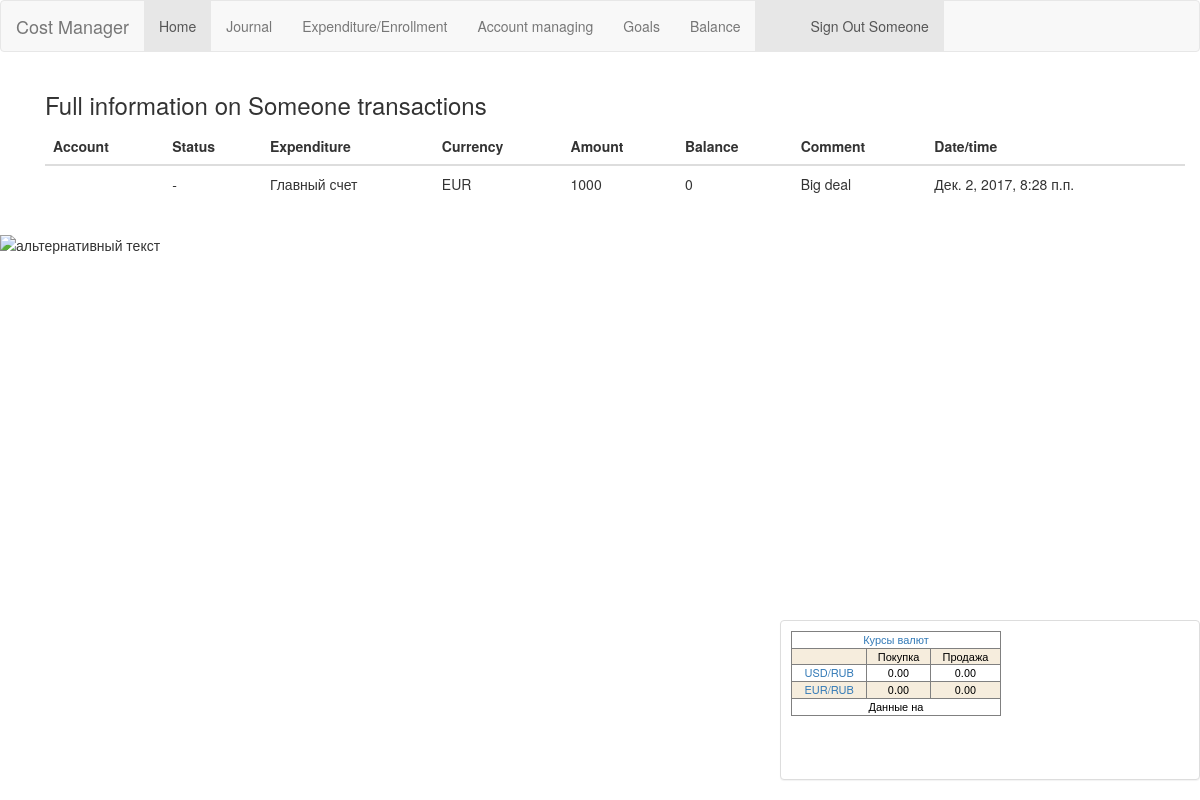
Screenshot of /costmanager/transactions/get/1 (signed in) with the database file from the repository.
### cost_manager/models.py (models this page shows)
class Account_transaction(models.Model):
    class Meta():
        db_table = 'all transaction'
    user = models.ForeignKey(settings.AUTH_USER_MODEL, default=1)
    ACCOUNT_JOURNAL_STATUS = (('+', 'Приход'), ('-', 'Расход'))
    ACCOUNT_TRANSACTION_CURRENCY = (('USD', 'dollars'), ('EUR', 'euro'), ('RUR', 'rubles'))
    TEXT_EXP = "Введите статью расходов или источник дохода"
    account_jornal_status = models.CharField(max_length=10, verbose_name='Operation status:', default='+',choices=ACCOUNT_JOURNAL_STATUS)
    account_transaction_expenditure_name = models.CharField(verbose_name='Expenditure name:',max_length=30,help_text=TEXT_EXP)
    account_transaction_date = models.DateTimeField(verbose_name='Date/time:',default=timezone.now)
    account_transaction_currency = models.CharField(verbose_name='Currency:',max_length=10,default='RUR',choices=ACCOUNT_TRANSACTION_CURRENCY)
    account_transaction_amount = models.IntegerField(verbose_name='Amount:',default=0)
    account_transaction_comment = models.CharField(verbose_name='comment:',max_length=30,default="comment...")
    TEXT_TITLE = "Введите имя счета, например: Основной \n Валютный \n Сберегательный"
    account_title = models.CharField(verbose_name='Account Name:', max_length=30, blank=True, help_text=TEXT_TITLE)
    account_balance = models.IntegerField(verbose_name='Account balance:', default=0)

### cost_manager/views.py (the view)
# urls.py: url(r'^transactions/get/(?P<account_id>\d+)$', views.Journal),
def Journal(request, account_id = 1):
    user_name = auth.get_user(request).get_username()
    selected_bank_account  = Account_transaction.objects.filter(id = account_id)
    args = {}
    args['username'] = user_name
    args['account'] = selected_bank_account
    return render_to_response('Journal.html',args)

### cost_manager/templates/Journal.html (shortened to what this page needs)
{% extends 'main.html' %}
{% block Journal %}
<div class="container">
 <h3>Full information on {{ username }} transactions</h3>
  <table class="table">
    <thead>
      <tr>
        <th>Account</th>
        <th>Status</th>
        <th>Expenditure</th>
        <th>Currency</th>
        <th>Amount</th>
        <th>Balance</th>
        <th>Comment</th>
        <th>Date/time</th>
      </tr>
    </thead>
    <tbody>
          {% for items in account %}
              <tr>
              <td>{{ items.account_title }}</td>
              <td>{{ items.account_jornal_status }}</td>
              <td>{{ items.account_transaction_expenditure_name }}</td>
              <td>{{ items.account_transaction_currency }}</td>
              <td>{{ items.account_transaction_amount }}</td>
              <td>{{ items.account_balance }}</td>
              <td>{{ items.account_transaction_comment }}</td>
              <td>{{ items.account_transaction_date }}</td>
              </tr>
          {% endfor %}
    </tbody>
  </table>
</div>
{% endblock %}

### templates/main.html (shortened to what this page needs)
<!DOCTYPE html>
<html lang="en">
<head>
  <link rel="stylesheet" href="https://maxcdn.bootstrapcdn.com/bootstrap/3.3.7/css/bootstrap.min.css">
</head>
<body>
<nav class="navbar navbar-default">
  <div class="container-fluid">
    <div class="navbar-header">
      <a class="navbar-brand" href="https://www.forbes.com/billionaires/list/">Cost Manager</a>
    </div>
    <ul class="nav navbar-nav">
      <li class="active"><a href="/home/">Home</a></li>
      <li><a href="/accounts/all/">Journal</a></li>
      <li><a href="/1/addPost/1">Expenditure/Enrollment</a></li>
      <li><a href="/create/new/">Account managing</a></li>
      <li><a href="/goals/new/">Goals</a></li>
      <li><a href="/balance/">Balance</a></li>
        {% if username %}
        <li class="active"><a href="/auth/logout/"><ul class="align-right">Sign Out {{ username }}</ul></a></li>
        {% else %}
        <li class="active"><a href="/auth/login/"><ul class="align-right">Login</ul></a></li>
        {% endif %}
    </ul>
  </div>
</nav>
{% if username %}
<div class="container">
{% block Journal %}
{% endblock %}
{% endif %}
</div>
<img src="https://i.pinimg.com/originals/92/6c/d7/926cd75ba73558929e97400fd6c0c223.png" alt="альтернативный текст">
{% if username %}
<div class="panel panel-default" id = "footer" >
<table width="210" border="1" style="border-collapse: collapse; text-align:center; font-size:11px; color:#000000; "><tr bgcolor=""><td height="10" valign="top" colspan="3"><style>A.forexpf_ { text-decoration: none;} A.forexpf_:visited {color: #000000;} </style><a href="http://www.forexpf.ru/" title="Курсы валют" target="_blank" class="forexpf_">Курсы валют</a></td></tr><tr bgcolor="F6EDDD"><td></td><td>Покупка</td><td>Продажа</td></tr><tr bgcolor=""><td><a href="http://www.forexpf.ru/currency_usd.asp" title="Курс доллара" target="_blank" class="forexpf_">USD/RUB</a></td><td id="usdrubbid">0.00</td><td id="usdrubask">0.00</td></tr><tr bgcolor="F6EDDD"><td><a href="http://www.forexpf.ru/currency_eur.asp" title="Курс Евро" target="_blank" class="forexpf_">EUR/RUB</a></td><td id="eurrubbid">0.00</td><td id="eurrubask">0.00</td></tr><tr bgcolor=""><td colspan="3" id="euusrutm">Данные на</td></tr></table><script src="http://informers.forexpf.ru/export/euusrub.js?nc=1"></script>
</div>
{% endif %}
</body>
</html>

### templates/main.html (style rules this page uses)
#footer { position: fixed; right: 0; bottom: 0; padding: 10px; width: 35%; height: 20%; }
A.forexpf_ { text-decoration: none; }

### rows the page displays
Account_transaction: account_jornal_status "-", account_transaction_expenditure_name "Главный счет", account_transaction_currency "EUR", account_transaction_amount "1000", account_balance "0", account_transaction_comment "Big deal", account_transaction_date "Дек. 2, 2017, 8:28 п.п."

### other values shown
{{ username }} "Someone"
